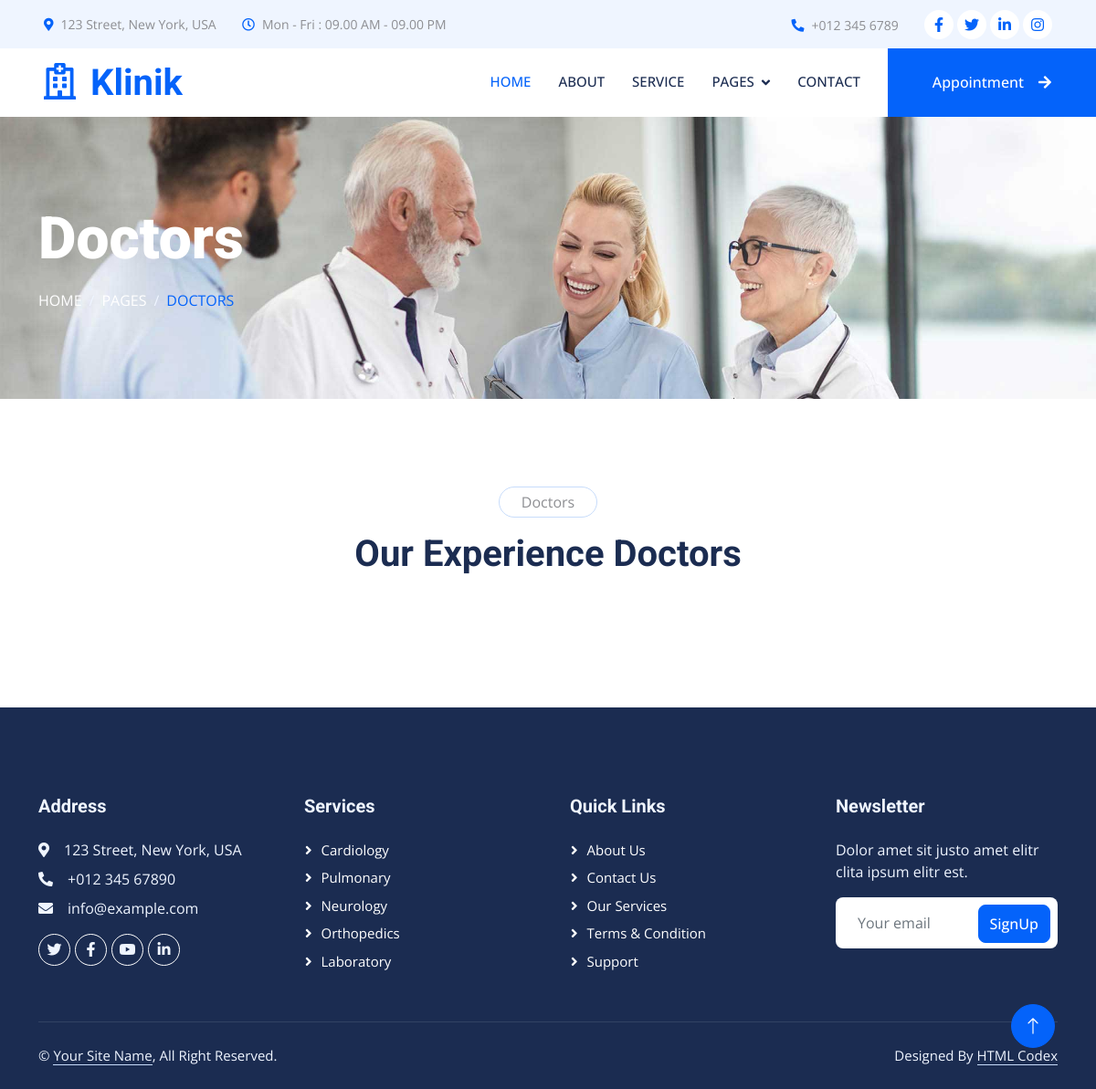
Before: /team/ with the older database file.
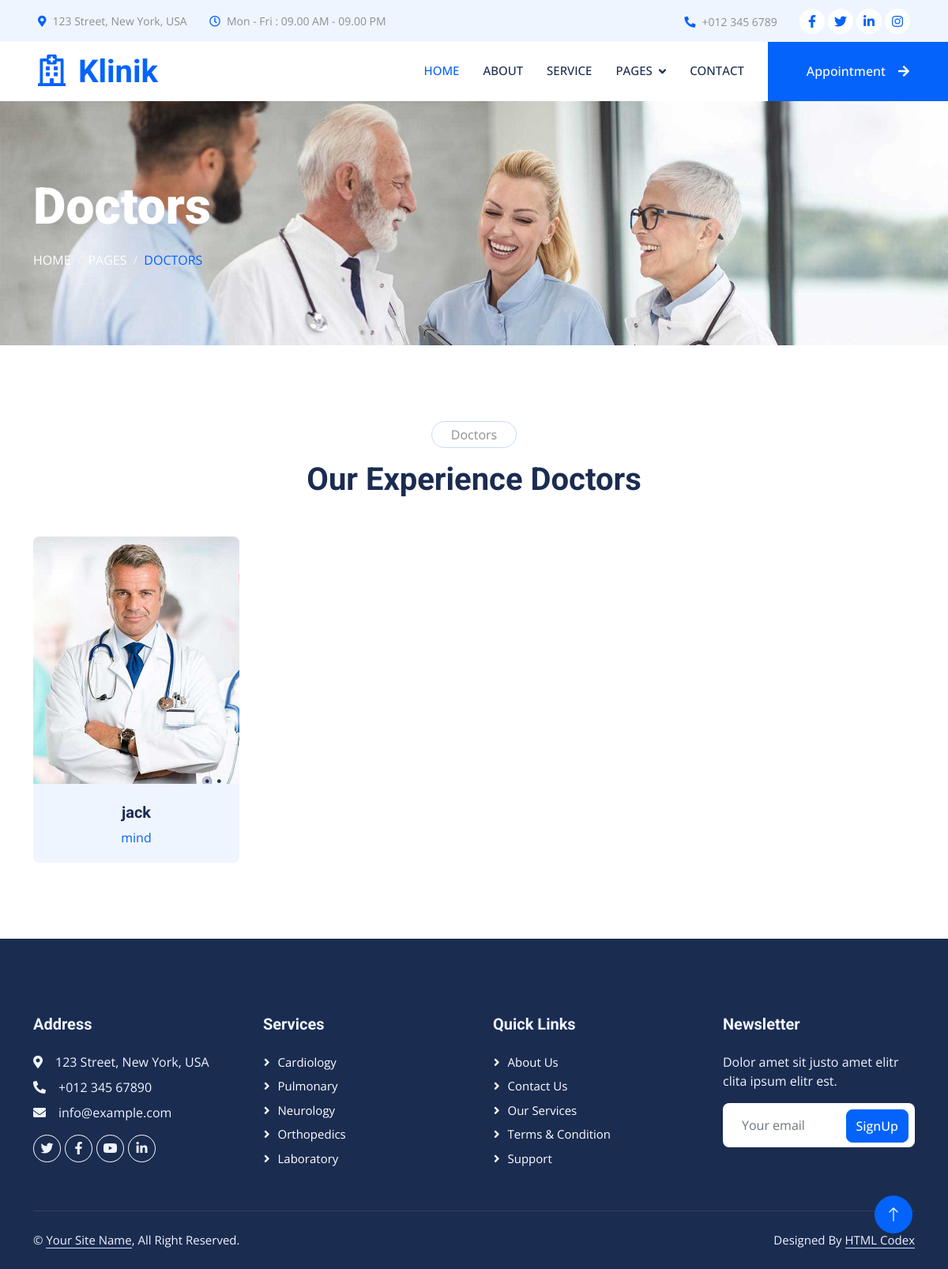
After: the same page with the newer database file.
### clinic/models.py (models this page shows, shortened)
class Team(models.Model):
    image = models.ImageField()
    name = models.CharField(max_length=255)
    department = models.CharField(max_length=255)
    instagram = models.CharField(max_length=255, null=True, blank=True)
    twitter = models.CharField(max_length=255, null=True, blank=True)
    facebook = models.CharField(max_length=255, null=True, blank=True)

### clinic/views.py (the view)
# urls.py: path('team/', views.team, name='team'),
def team(request):
    teams = models.Team.objects.all()
    context = {
        'teams' : teams
    }
    return render(request, 'team.html', context)

### clinic/templates/team.html (shortened to what this page needs)
{% extends "_base.html" %}
{% load static %}
{% block _body_ %}
    <div class="container-fluid page-header py-5 mb-5 wow fadeIn" data-wow-delay="0.1s">
        <div class="container py-5">
            <h1 class="display-3 text-white mb-3 animated slideInDown">Doctors</h1>
            <nav aria-label="breadcrumb animated slideInDown">
                <ol class="breadcrumb text-uppercase mb-0">
                    <li class="breadcrumb-item"><a class="text-white" href="#">Home</a></li>
                    <li class="breadcrumb-item"><a class="text-white" href="#">Pages</a></li>
                    <li class="breadcrumb-item text-primary active" aria-current="page">Doctors</li>
                </ol>
            </nav>
        </div>
    </div>
    <div class="container-xxl py-5">
        <div class="container">
            <div class="text-center mx-auto mb-5 wow fadeInUp" data-wow-delay="0.1s" style="max-width: 600px;">
                <p class="d-inline-block border rounded-pill py-1 px-4">Doctors</p>
                <h1>Our Experience Doctors</h1>
            </div>
            <div class="row g-4">
                <div class="col-lg-3 col-md-6 wow fadeInUp" data-wow-delay="0.1s">
                    {% for team in teams %}
                    <div class="team-item position-relative rounded overflow-hidden">
                        <div class="overflow-hidden">
                            <img class="img-fluid" src="{{team.image.url}}" alt="">
                        </div>
                        <div class="team-text bg-light text-center p-4">
                            <h5>{{team.name}}</h5>
                            <p class="text-primary">{{team.department}}</p>
                        </div>
                    </div>
                    {% endfor %}
                </div>
            </div>
        </div>
    </div>
{% endblock _body_ %}

### templates/_base.html (shortened to what this page needs)
{% load static %}
<!DOCTYPE html>
<html lang="en">
<head>
    <link href="https://cdnjs.cloudflare.com/ajax/libs/font-awesome/5.10.0/css/all.min.css" rel="stylesheet">
    <link href="https://cdn.jsdelivr.net/npm/bootstrap-icons@1.4.1/font/bootstrap-icons.css" rel="stylesheet">
    <link href="{% static "lib/animate/animate.min.css" %}" rel="stylesheet">
    <link href="{% static "lib/owlcarousel/assets/owl.carousel.min.css" %}" rel="stylesheet">
    <link href="{% static "lib/tempusdominus/css/tempusdominus-bootstrap-4.min.css" %}" rel="stylesheet" />
    <link href="{% static "css/bootstrap.min.css" %}" rel="stylesheet">
    <link href="{% static "css/style.css" %}" rel="stylesheet">
</head>
<body>
    <div class="container-fluid bg-light p-0 wow fadeIn" data-wow-delay="0.1s">
        <div class="row gx-0 d-none d-lg-flex">
            <div class="col-lg-7 px-5 text-start">
                <div class="h-100 d-inline-flex align-items-center py-3 me-4">
                    <small class="fa fa-map-marker-alt text-primary me-2"></small>
                    <small>123 Street, New York, USA</small>
                </div>
                <div class="h-100 d-inline-flex align-items-center py-3">
                    <small class="far fa-clock text-primary me-2"></small>
                    <small>Mon - Fri : 09.00 AM - 09.00 PM</small>
                </div>
            </div>
            <div class="col-lg-5 px-5 text-end">
                <div class="h-100 d-inline-flex align-items-center py-3 me-4">
                    <small class="fa fa-phone-alt text-primary me-2"></small>
                    <small>+012 345 6789</small>
                </div>
                <div class="h-100 d-inline-flex align-items-center">
                    <a class="btn btn-sm-square rounded-circle bg-white text-primary me-1" href=""><i class="fab fa-facebook-f"></i></a>
                    <a class="btn btn-sm-square rounded-circle bg-white text-primary me-1" href=""><i class="fab fa-twitter"></i></a>
                    <a class="btn btn-sm-square rounded-circle bg-white text-primary me-1" href=""><i class="fab fa-linkedin-in"></i></a>
                    <a class="btn btn-sm-square rounded-circle bg-white text-primary me-0" href=""><i class="fab fa-instagram"></i></a>
                </div>
            </div>
        </div>
    </div>
    <nav class="navbar navbar-expand-lg bg-white navbar-light sticky-top p-0 wow fadeIn" data-wow-delay="0.1s">
        <a href="{% url "index" %}" class="navbar-brand d-flex align-items-center px-4 px-lg-5">
            <h1 class="m-0 text-primary"><i class="far fa-hospital me-3"></i>Klinik</h1>
        </a>
        <div class="collapse navbar-collapse" id="navbarCollapse">
            <div class="navbar-nav ms-auto p-4 p-lg-0">
                <a href="{% url "index" %}" class="nav-item nav-link active">Home</a>
                <a href="{% url "about" %}" class="nav-item nav-link">About</a>
                <a href="{% url "service" %}" class="nav-item nav-link">Service</a>
                <div class="nav-item dropdown">
                    <a href="#" class="nav-link dropdown-toggle" data-bs-toggle="dropdown">Pages</a>
                </div>
                <a href="{% url "contact" %}" class="nav-item nav-link">Contact</a>
            </div>
            <a href="{% url "appointment" %}" class="btn btn-primary rounded-0 py-4 px-lg-5 d-none d-lg-block">Appointment<i class="fa fa-arrow-right ms-3"></i></a>
        </div>
    </nav>
    {% block _body_ %}{% endblock _body_ %}
    <div class="container-fluid bg-dark text-light footer mt-5 pt-5 wow fadeIn" data-wow-delay="0.1s">
        <div class="container py-5">
            <div class="row g-5">
                <div class="col-lg-3 col-md-6">
                    <h5 class="text-light mb-4">Address</h5>
                    <p class="mb-2"><i class="fa fa-map-marker-alt me-3"></i>123 Street, New York, USA</p>
                    <p class="mb-2"><i class="fa fa-phone-alt me-3"></i>+012 345 67890</p>
                    <p class="mb-2"><i class="fa fa-envelope me-3"></i>info@example.com</p>
                    <div class="d-flex pt-2">
                        <a class="btn btn-outline-light btn-social rounded-circle" href=""><i class="fab fa-twitter"></i></a>
                        <a class="btn btn-outline-light btn-social rounded-circle" href=""><i class="fab fa-facebook-f"></i></a>
                        <a class="btn btn-outline-light btn-social rounded-circle" href=""><i class="fab fa-youtube"></i></a>
                        <a class="btn btn-outline-light btn-social rounded-circle" href=""><i class="fab fa-linkedin-in"></i></a>
                    </div>
                </div>
                <div class="col-lg-3 col-md-6">
                    <h5 class="text-light mb-4">Services</h5>
                    <a class="btn btn-link" href="">Cardiology</a>
                    <a class="btn btn-link" href="">Pulmonary</a>
                    <a class="btn btn-link" href="">Neurology</a>
                    <a class="btn btn-link" href="">Orthopedics</a>
                    <a class="btn btn-link" href="">Laboratory</a>
                </div>
                <div class="col-lg-3 col-md-6">
                    <h5 class="text-light mb-4">Quick Links</h5>
                    <a class="btn btn-link" href="{% url "about" %}">About Us</a>
                    <a class="btn btn-link" href="{% url "contact" %}">Contact Us</a>
                    <a class="btn btn-link" href="{% url "service" %}">Our Services</a>
                    <a class="btn btn-link" href="{% url "team" %}">Terms & Condition</a>
                    <a class="btn btn-link" href="">Support</a>
                </div>
                <div class="col-lg-3 col-md-6">
                    <h5 class="text-light mb-4">Newsletter</h5>
                    <p>Dolor amet sit justo amet elitr clita ipsum elitr est.</p>
                    <div class="position-relative mx-auto" style="max-width: 400px;">
                        <input class="form-control border-0 w-100 py-3 ps-4 pe-5" type="text" placeholder="Your email">
                        <button type="button" class="btn btn-primary py-2 position-absolute top-0 end-0 mt-2 me-2">SignUp</button>
                    </div>
                </div>
            </div>
        </div>
        <div class="container">
            <div class="copyright">
                <div class="row">
                    <div class="col-md-6 text-center text-md-start mb-3 mb-md-0">
                        &copy; <a class="border-bottom" href="#">Your Site Name</a>, All Right Reserved.
                    </div>
                    <div class="col-md-6 text-center text-md-end">
                        Designed By <a class="border-bottom" href="https://htmlcodex.com">HTML Codex</a>
                    </div>
                </div>
            </div>
        </div>
    </div>
    <a href="#" class="btn btn-lg btn-primary btn-lg-square rounded-circle back-to-top"><i class="bi bi-arrow-up"></i></a>
</body>
</html>

### clinic/static/css/style.css (style rules this page uses)
:root { --primary: #0463FA; --light: #EFF5FF; --dark: #1B2C51; }
.back-to-top { position: fixed; display: none; right: 45px; bottom: 45px; z-index: 99; }
.btn { font-weight: 500; transition: .5s; }
.btn.btn-primary, .btn.btn-secondary { color: #FFFFFF; }
.btn-sm-square { width: 32px; height: 32px; }
.btn-lg-square { width: 48px; height: 48px; }
.btn-square, .btn-sm-square, .btn-lg-square { padding: 0; display: flex; align-items: center; justify-content: center; font-weight: normal; }
.navbar .dropdown-toggle::after { border: none; content: "\f107"; font-family: "Font Awesome 5 Free"; font-weight: 900; vertical-align: middle; margin-left: 8px; }
.navbar .navbar-nav .nav-link { margin-right: 30px; padding: 25px 0; color: #FFFFFF; font-size: 15px; font-weight: 500; text-transform: uppercase; outline: none; }
.navbar .navbar-nav .nav-link:hover, .navbar .navbar-nav .nav-link.active { color: var(--primary); }
.navbar .navbar-brand, .navbar a.btn { height: 75px; }
.navbar .navbar-nav .nav-link { color: var(--dark); font-weight: 500; }
.navbar.sticky-top { top: -100px; transition: .5s; }
.page-header { background: url(../img/header-page.jpg) top center no-repeat; background-size: cover; text-shadow: 0 0 30px rgba(0, 0, 0, .1); }
.breadcrumb-item + .breadcrumb-item::before { color: var(--light); }
.team-item img { position: relative; top: 0; transition: .5s; }
.team-item .team-text { position: relative; height: 100px; transition: .5s; }
.footer .btn.btn-social { margin-right: 5px; width: 35px; height: 35px; display: flex; align-items: center; justify-content: center; color: var(--light); border: 1px solid #FFFFFF; transition: .3s; }
.footer .btn.btn-link { display: block; margin-bottom: 5px; padding: 0; text-align: left; color: #FFFFFF; font-size: 15px; font-weight: normal; text-transform: capitalize; transition: .3s; }
.footer .btn.btn-link::before { position: relative; content: "\f105"; font-family: "Font Awesome 5 Free"; font-weight: 900; margin-right: 10px; }
.footer .copyright { padding: 25px 0; font-size: 15px; border-top: 1px solid rgba(256, 256, 256, .1); }
.footer .copyright a { color: var(--light); }

Changed rows visible on the page:
added Team: image (picture), name "jack", department "mind"
